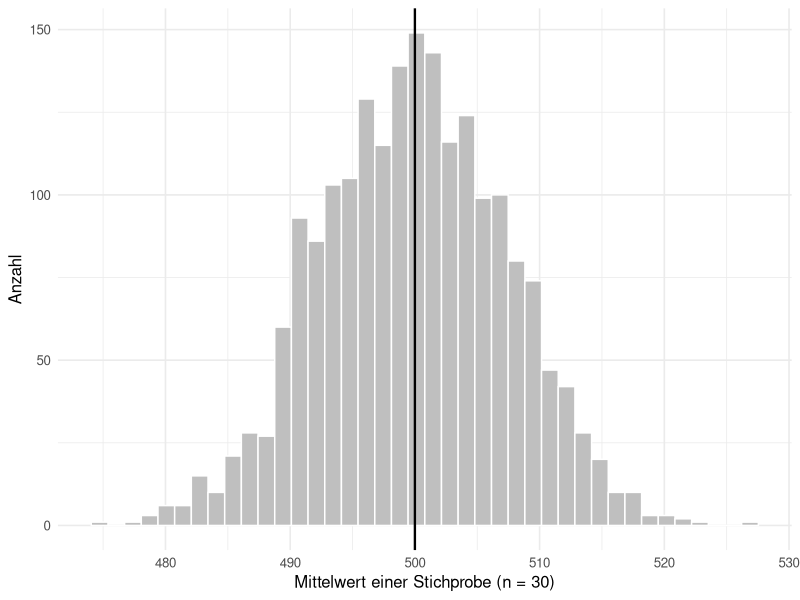
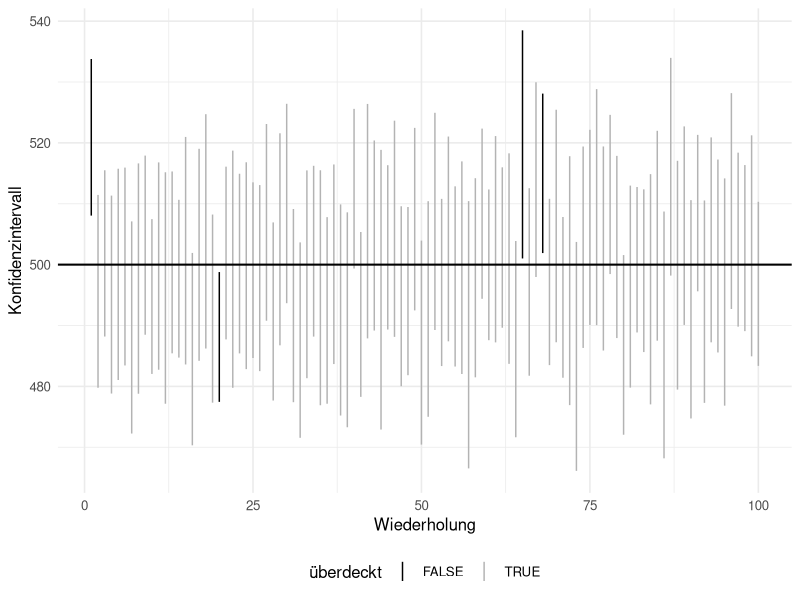

These figures' R source, in order:
## ---- chunk 1
#| label: setup-r
#| include: false
library(ggplot2)

theme_set(theme_minimal(base_size = 12))
set.seed(42)
## ---- chunk 2
#| label: fig-stichprobenverteilung-r
#| fig-cap: "2000 Stichproben aus derselben Grundgesamtheit. Jeder Punkt der Verteilung ist ein Stichprobenmittelwert."
#| fig-height: 3.2
# Grundgesamtheit: Erwartungswert 500, Standardabweichung 40
mittelwerte <- replicate(2000, mean(rnorm(30, mean = 500, sd = 40)))

ggplot(data.frame(mittelwerte), aes(mittelwerte)) +
  geom_histogram(bins = 40, fill = "grey75", colour = "white") +
  geom_vline(xintercept = 500, linewidth = 0.8) +
  labs(x = "Mittelwert einer Stichprobe (n = 30)", y = "Anzahl")
## ---- chunk 3
#| label: standardfehler-r
stichprobe <- rnorm(30, mean = 500, sd = 40)

c(streuung_einzelwerte = sd(stichprobe),
  standardfehler       = sd(stichprobe) / sqrt(length(stichprobe)),
  simuliert            = sd(mittelwerte)) |> round(2)
## ---- chunk 4
#| label: wurzel-n-r
n <- c(10, 40, 160, 640)
data.frame(n, standardfehler = round(40 / sqrt(n), 2))
## ---- chunk 5
#| label: t-vs-normal-r
n <- c(5, 10, 30, 100, 1000)
data.frame(
  n,
  t_quantil      = round(qt(0.975, df = n - 1), 3),
  normal_quantil = round(qnorm(0.975), 3)
)
## ---- chunk 6
#| label: ki-r
x <- round(rnorm(25, mean = 12.2, sd = 0.8), 2)

t.test(x, conf.level = 0.95)$conf.int

# von Hand, damit sichtbar ist, was passiert
se <- sd(x) / sqrt(length(x))
mean(x) + c(-1, 1) * qt(0.975, df = length(x) - 1) * se
## ---- chunk 7
#| label: szenario-a-ki-r
set.seed(9)
laufzeit <- rnorm(80, mean = 12.6, sd = 1.4)

t.test(laufzeit, mu = 12)
## ---- chunk 8
#| label: szenario-b-ki-r
set.seed(4)
klein <- rnorm(8, mean = 12.6, sd = 1.4)

t.test(klein, mu = 12)$conf.int
## ---- chunk 9
#| label: anteil-r
treffer <- 42; versuche <- 200

prop.test(treffer, versuche)$conf.int    # mit Stetigkeitskorrektur
binom.test(treffer, versuche)$conf.int   # exakt

# der problematische Fall: sehr kleiner Anteil
prop.test(1, 40)$conf.int
## ---- chunk 10
#| label: fig-ueberdeckung-r
#| fig-cap: "100 Konfidenzintervalle aus je 25 Beobachtungen. Die hervorgehobenen verfehlen den wahren Wert."
#| fig-height: 3.6
wahr <- 500
proben <- replicate(100, rnorm(25, mean = wahr, sd = 40), simplify = FALSE)

intervalle <- do.call(rbind, lapply(seq_along(proben), function(i) {
  ki <- t.test(proben[[i]])$conf.int
  data.frame(lauf = i, unten = ki[1], oben = ki[2])
}))
intervalle$trifft <- intervalle$unten <= wahr & intervalle$oben >= wahr

ggplot(intervalle, aes(lauf, ymin = unten, ymax = oben, colour = trifft)) +
  geom_linerange(linewidth = 0.5) +
  geom_hline(yintercept = wahr, linewidth = 0.7) +
  scale_colour_manual(values = c("TRUE" = "grey70", "FALSE" = "black")) +
  labs(x = "Wiederholung", y = "Konfidenzintervall", colour = "überdeckt") +
  theme(legend.position = "bottom")

sum(!intervalle$trifft)     # wie viele verfehlen den wahren Wert
